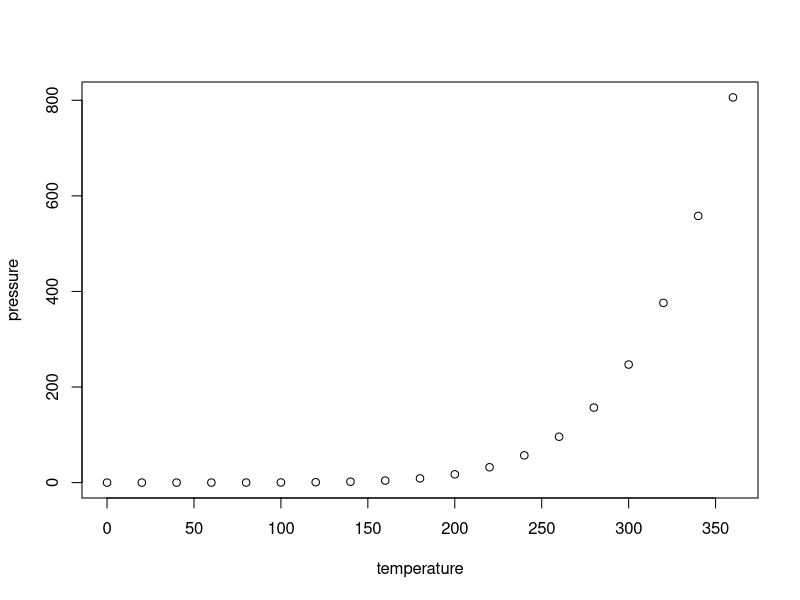
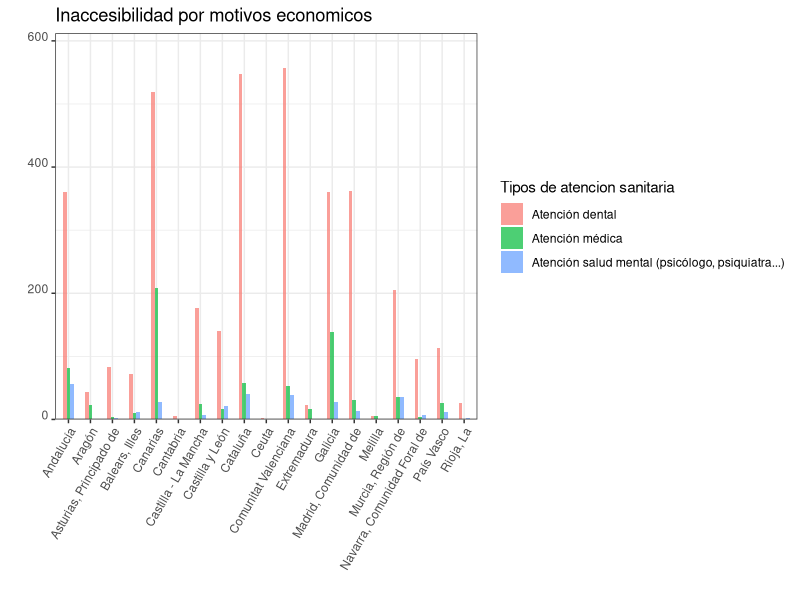
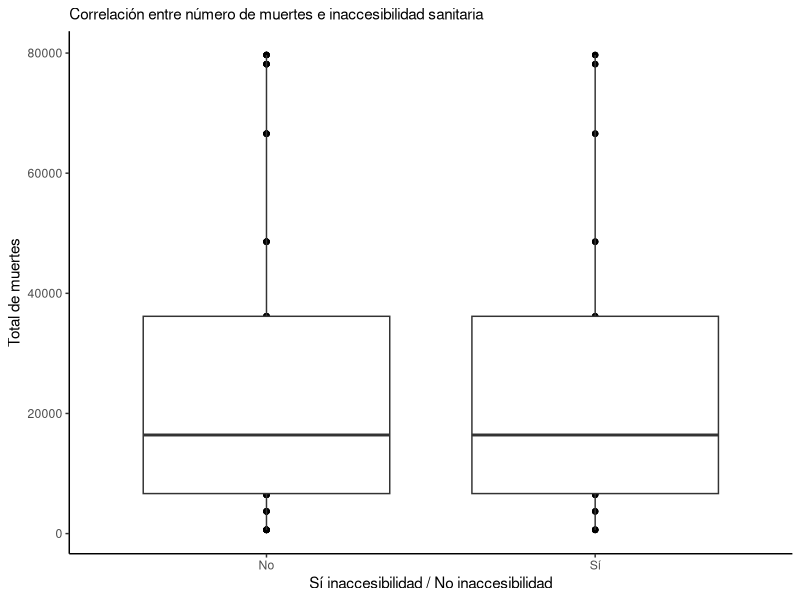

Generate these figures, in order, with R:
## ---- chunk 1
knitr::opts_chunk$set(echo = TRUE)
## ---- chunk 2
summary(cars)
## ---- chunk 3
plot(pressure)
## ---- chunk 4
   library(readr)
   Inaccesibilidad_por_motivos_economicos <-
   read_csv2("DATOS/Inaccesibilidad por motivos economicos.csv")
   str(Inaccesibilidad_por_motivos_economicos)
## ---- chunk 5
str(Inaccesibilidad_por_motivos_economicos)
## ---- chunk 6
spec(Inaccesibilidad_por_motivos_economicos)
## ---- chunk 7
summary(Inaccesibilidad_por_motivos_economicos)
## ---- chunk 8
library(tidyverse)
## ---- chunk 9
Inaccesibilidad_m_economicos <-  
  Inaccesibilidad_por_motivos_economicos %>% 
  select(`Comunidad autónoma`, `Sí o no`, Total,`Sexo`,`Tipos atención sanitaria`)

Inaccesibilidad_m_economicos

Datos_filtrados_economicos<-
Inaccesibilidad_m_economicos %>%
  filter(`Comunidad autónoma`!="Total Nacional" & `Sí o no` != "TOTAL" & `Sí o no` != "No" & `Sí o no` != "No necesitó asistencia" & `Sí o no` != "No consta",`Sexo` != "Hombres"&`Sexo` !="Mujeres"& `Tipos atención sanitaria`!="Medicamento recetado")%>%
group_by(`Comunidad autónoma`,`Sexo`,`Tipos atención sanitaria`,`Total`)
  
str(Datos_filtrados_economicos)

## ---- chunk 10
Resultado2 <-
Datos_filtrados_economicos %>% 
  drop_na() %>%
  ggplot(data =.,
       mapping = aes(x =`Comunidad autónoma`, y = Total, fill=factor(`Tipos atención sanitaria`))) +
  geom_bar(stat='identity',position='dodge',width = 0.5, alpha= 0.7)+
  theme_bw()+
  theme(axis.text.x = element_text(angle = 60, vjust = 1, hjust=1))+
  theme(axis.text.y = element_text(angle = 0, vjust = 0, hjust=1))+
  labs(title= "Inaccesibilidad por motivos economicos", x= " ", y= " ",fill="Tipos de atencion sanitaria")+
  scale_y_continuous(expand = expansion(mult = c(0, .1)))
  
Resultado2
## ---- chunk 11
library(tidyverse)
## ---- chunk 12
library(readxl)
Muerte_inaccesibilidad <- read_excel("DATOS/Muerte_inaccesibilidad.xlsx")
View(Muerte_inaccesibilidad)
## ---- chunk 13
summary(Muerte_inaccesibilidad)
str(Muerte_inaccesibilidad)
## ---- chunk 14
Muerte_inaccesibilidad %>%
  select(`Comunidad autónoma de residencia del fallecido`, Total_muertes = Total)
## ---- chunk 15
library(readxl)
inaccesibilidad_comunidades <- read_excel("DATOS/inaccesibilidad_comunidades.xlsx")
View(inaccesibilidad_comunidades)
## ---- chunk 16
summary(inaccesibilidad_comunidades)
str(inaccesibilidad_comunidades)
## ---- chunk 17
inaccesibilidad_comunidades %>%
  select(`Comunidad autónoma`, `Sí o no`, Total)
## ---- chunk 18
Correlacion_muerte_inaccesibilidad <-
Muerte_inaccesibilidad %>% 
  select(`Comunidad autónoma de residencia del fallecido`, Total) %>% 
  full_join(x = ., 
            y = inaccesibilidad_comunidades %>% 
              select(`Comunidad autónoma`, `Sí o no`, Total),
            by = c("Comunidad autónoma de residencia del fallecido" = "Comunidad autónoma"))
## ---- chunk 19
Correlacion_muerte_inaccesibilidad
table(Correlacion_muerte_inaccesibilidad$`Sí o no`)
## ---- chunk 20
Resultado_final <- Correlacion_muerte_inaccesibilidad %>% 
  mutate(`Sí o no` = factor(`Sí o no`, labels = c("No", "No", "Sí", "Total"))) %>% 
  filter(`Sí o no` != "Total")
  
x11()
## ---- chunk 21
Resultado_final %>% 
  drop_na() %>% 
  ggplot(data = ., mapping = aes(x = `Sí o no` , y = Total.x)) +
  geom_point(na.rm = TRUE) +
  geom_boxplot(na.rm = TRUE)+
  labs(x = "Sí inaccesibilidad / No inaccesibilidad", y = "Total de muertes", 
       subtitle = "Correlación entre número de muertes e inaccesibilidad sanitaria") +
  theme_classic()
## ---- chunk 22
library(readr)
Inaccesibilidad_y_dificultades_de_transporte <- read_csv2("DATOS/Inaccesibilidad y dificultades de transporte.csv")
## ---- chunk 23
str(Inaccesibilidad_y_dificultades_de_transporte)
## ---- chunk 24
spec(Inaccesibilidad_y_dificultades_de_transporte)
## ---- chunk 25
summary(Inaccesibilidad_y_dificultades_de_transporte)
## ---- chunk 26
library(tidyverse)
## ---- chunk 27
Inaccesibilidad_transporte <-  
  Inaccesibilidad_y_dificultades_de_transporte %>% 
  select(`Comunidad autónoma`, `Sí o no`, Total, `Sexo`)
  
Inaccesibilidad_transporte
## ---- chunk 28
Datos_filtrados<-
Inaccesibilidad_transporte %>%
  filter(`Comunidad autónoma`!="Total Nacional" & `Sí o no` != "TOTAL" & `Sí o no` != "No" & `Sí o no` != "No necesitó asistencia" & `Sí o no` != "No consta",`Sexo` != "Hombres"&`Sexo` !="Mujeres")%>%
group_by(`Comunidad autónoma`,`Sexo`)
  
str(Datos_filtrados)
